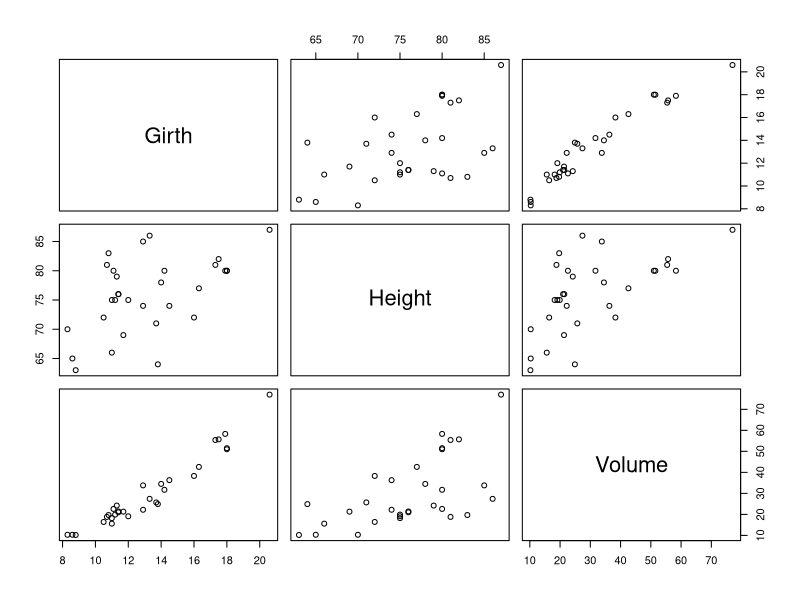
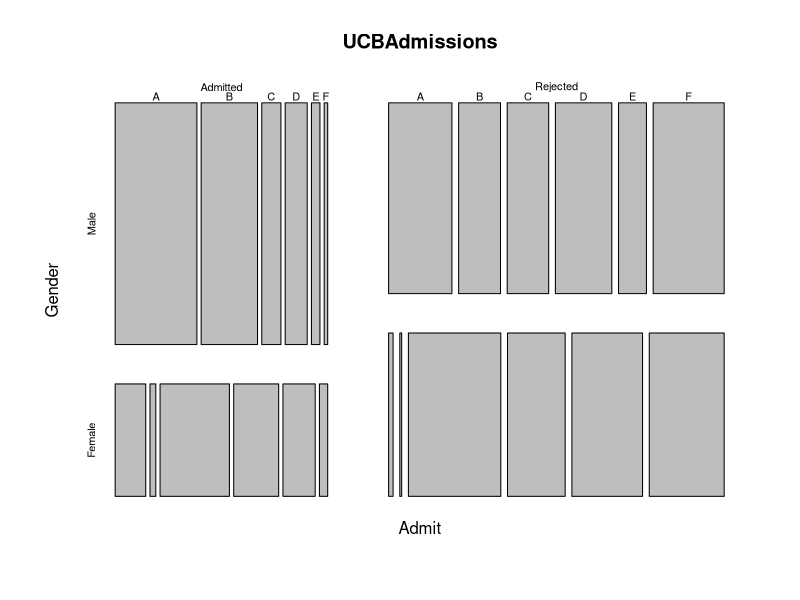
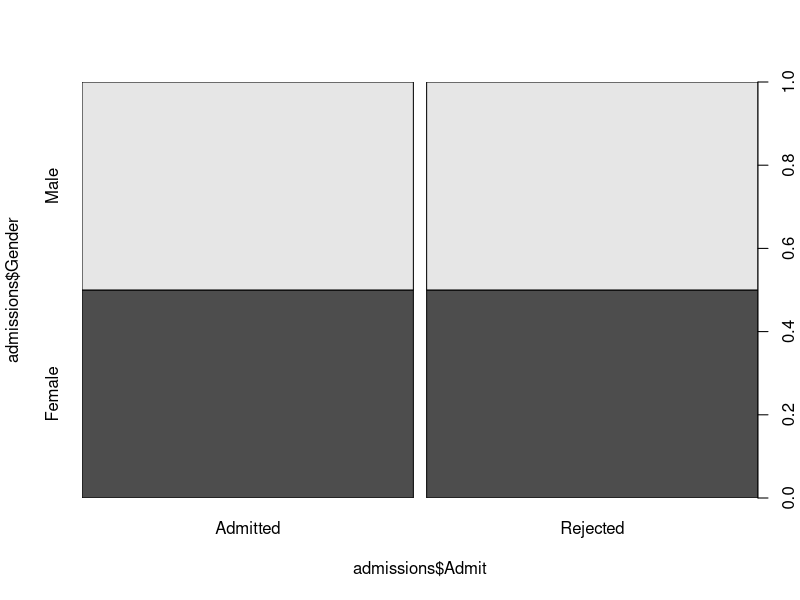
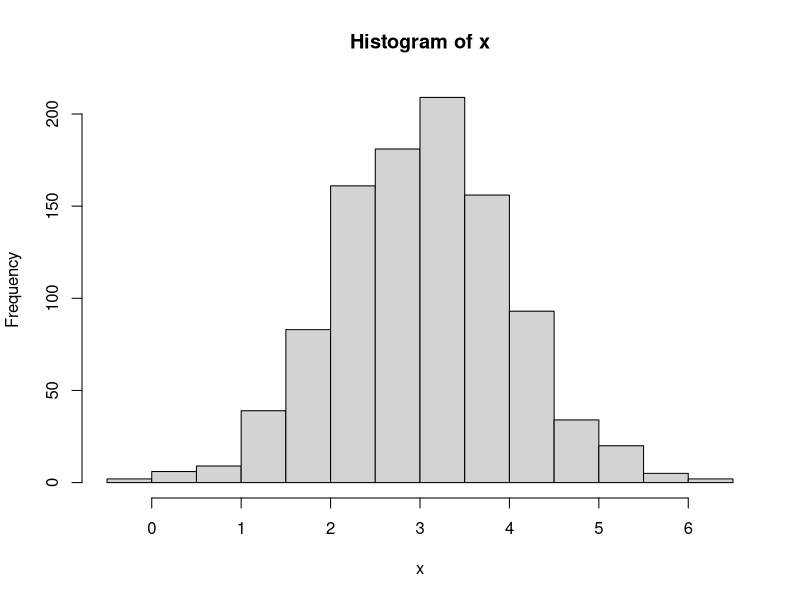
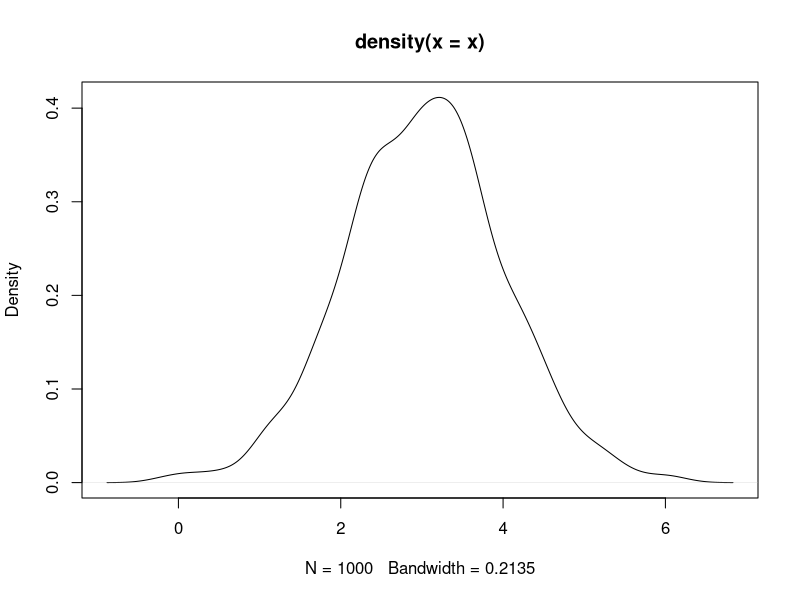

Here is the R script that generated these plots, in order:
rm(list = ls())

# Aufgabe 1 #########################################################################

png("boxplot.png") # Device öffnen
boxplot(iris)      # Plotten
dev.off()          # Device schließen

# Aufgabe 2 #########################################################################

data("trees", package = "datasets")
str(trees)
head(trees)

pairs(trees) # Paarweise Streudiagramm

# Untermengen geteilt nach Height
small.trees <- trees[which(trees$Height <= mean(trees$Height)),]
big.trees <- trees[which(trees$Height > mean(trees$Height)),]

pdf(file = "VU-Grid.pdf")

par(mfrow =c(1,2))

plot (small.trees$Girth~small.trees$Volume, 
      xlim = c(0,70), ylim= c(0,20), 
      xlab = "Volumen", 
      ylab = "Umfang", 
      main = "Volumen / Umfang\nkleine Bäumen")

plot (big.trees$Girth~big.trees$Volume,
      xlim = c(0,70),
      ylim= c(0,20),
      xlab= "Volumen",
      ylab ="Umfang",
      main = "Volumen / Umfang\ngroße Bäumen")

dev.off()

# Aufgabe 3 #########################################################################

str(UCBAdmissions)
mosaicplot(UCBAdmissions)

prop.table(UCBAdmissions)
admissions <- as.data.frame(UCBAdmissions)

library(dplyr)
rel.freq.gender.dept <- select(admissions, Admit, Gender, Dept, Freq) %>%
  group_by(Dept, Gender) %>%
  summarise(relative.H = sum(Freq)/sum(admissions$Freq)*100)

rel.freq.gender.dept

rel.freq.gender <- select(admissions, Admit, Gender, Dept, Freq) %>%
  group_by( Gender) %>%
  summarise(relative.H = sum(Freq)/sum(admissions$Freq)*100)

rel.freq.gender

plot(admissions$Gender ~ admissions$Admit, data = admissions)


# Aufgabe 4 #########################################################################

visualize_dist <- function(name, dist_par, x, discrete = FALSE, ...) {
  
}





# Aufgabe 5 #########################################################################

# https://en.wikipedia.org/wiki/Truncated_normal_distribution

rtrnorm <- function(n, mean = 0, sigma = 1, lower = -Inf, upper = Inf) {
  
  # Gleichverteilte Zufallsvariable
  u <- runif(n,min=0,max=1)
  
  x <- 
  # Quantilsfunktion = inverse CDF
  # https://en.wikipedia.org/wiki/Quantile_function
  
  x <- qnorm(u, mean = mean, sd = sigma) 
  return(x)
}

x <- rtrnorm(1000,3,1,-5,4)
hist(x)
plot(density(x))


